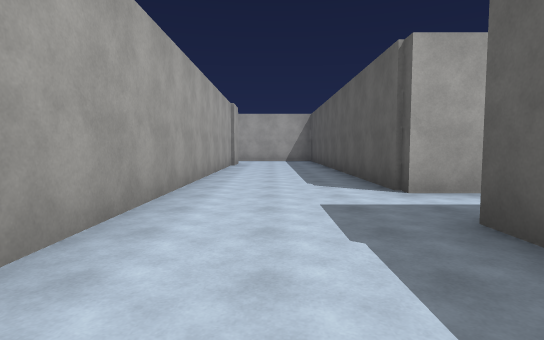
[1] (above)

18 first-person views from a walk through a Unity game level. The camera is 1.4 m above the floor, tilts 4° down and sees 80° across. The floor is counted in squares, 2.49 m on a side. Each view is taken from the middle of a square. On the plan, view 1 faces up. The plan holds only what a view shows up to about 9 squares ahead; the rest is blank. The place goes on beyond the plan. The player character is not drawn. Surface patterns are stand-ins for the level's own textures.

[2]
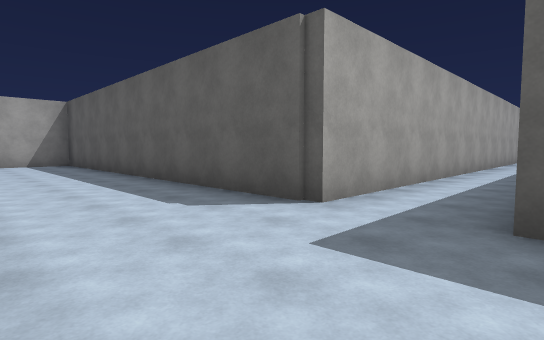

[3]
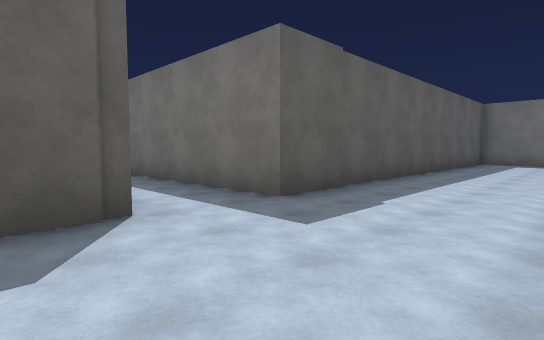

[4]
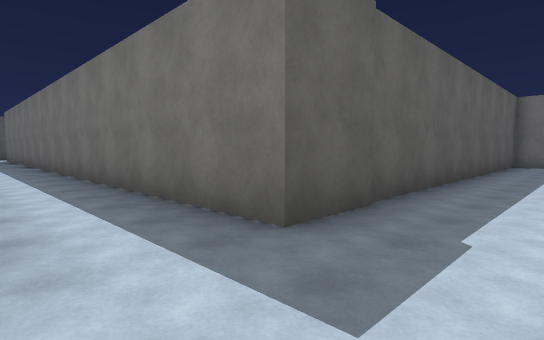

[5]
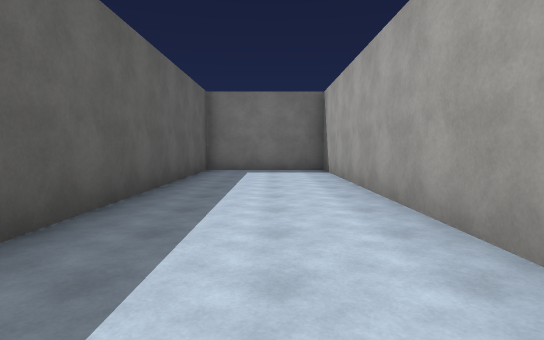

[6]
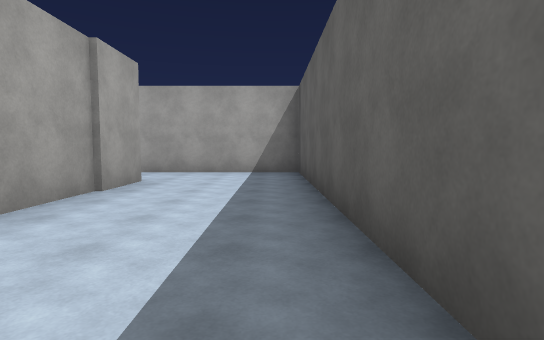

[7]
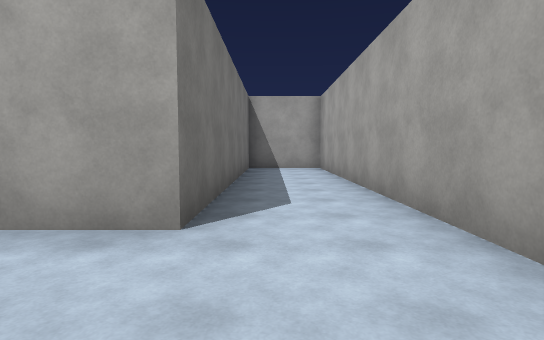

[8]
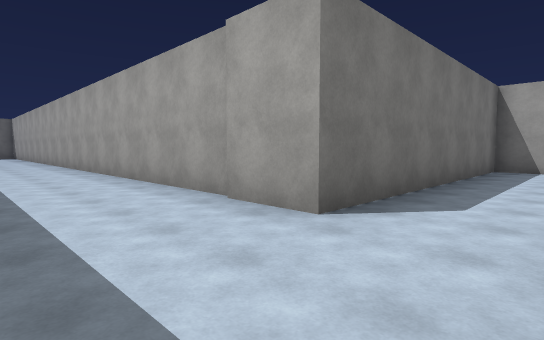

[9]
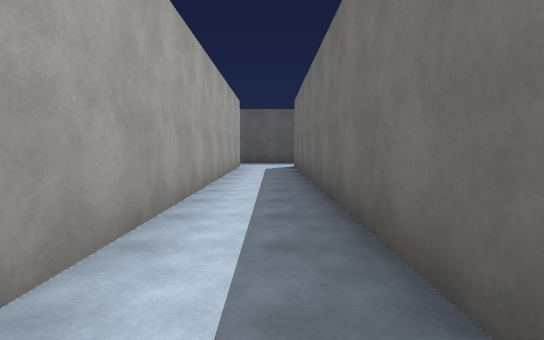

[10]
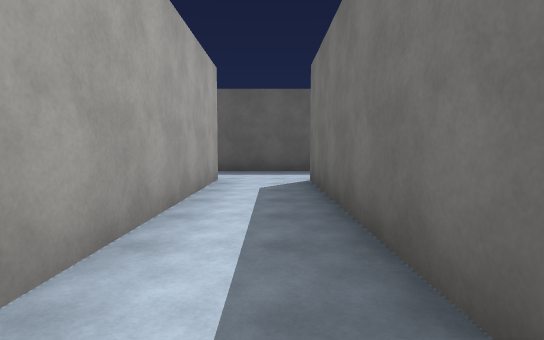

[11]
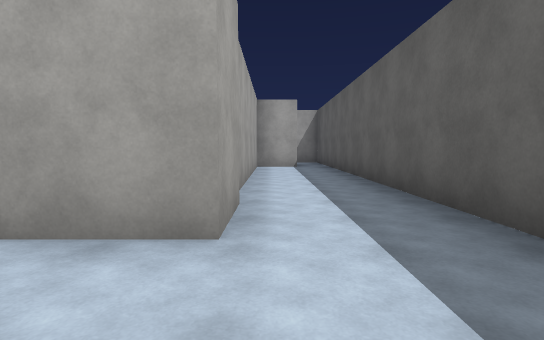

[12]
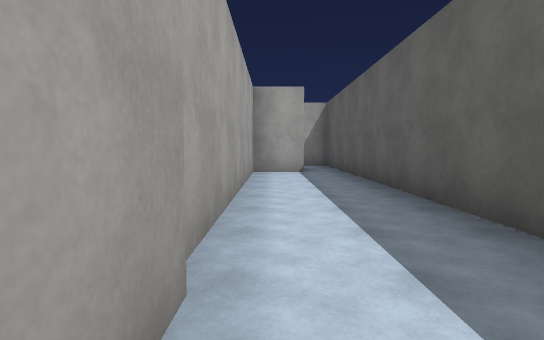

[13]
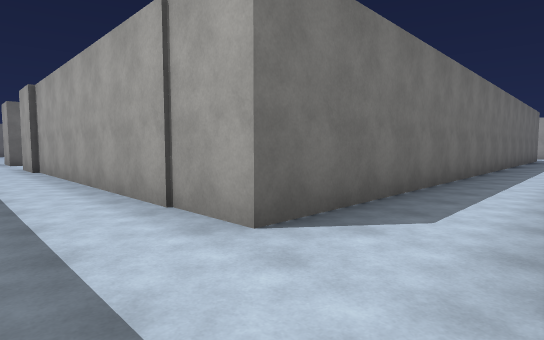

[14]
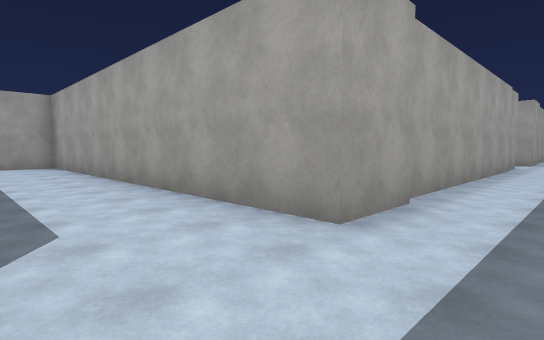

[15]
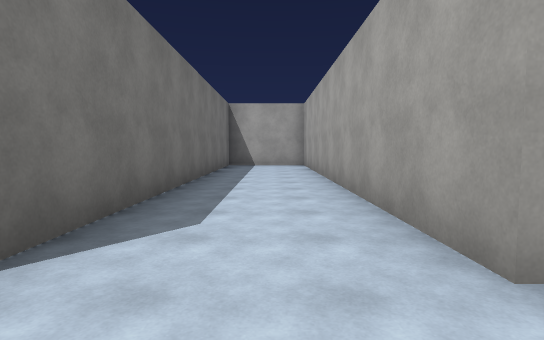

[16]
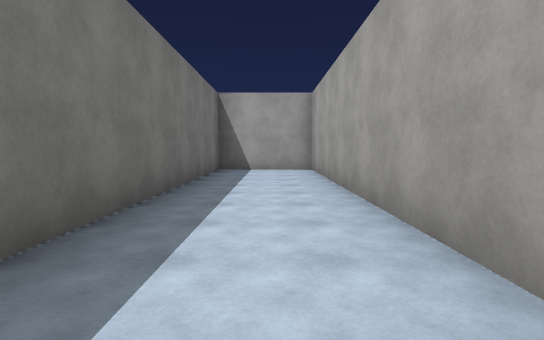

[17]
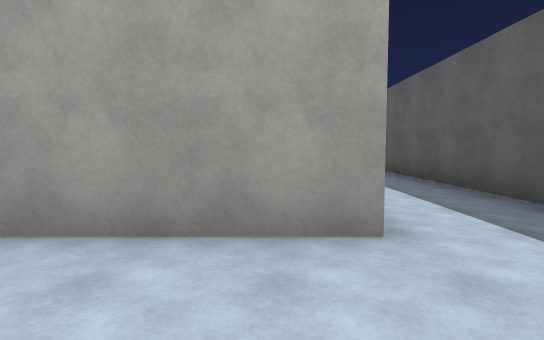

[18]
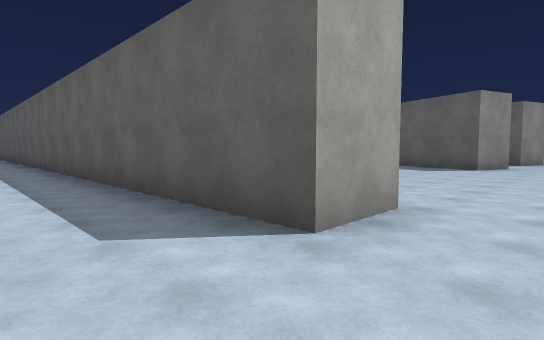

### Floor plan
Points are (right, up) in squares from view 1. A wall is a line through its corners. A room is listed if a view was taken in it or the views show most of it. See-through windows are left out.
Room 1 (views 1, 2, 3, 4, 5, 6, 7, 8, 9, 10)
walls: (-1.3, -0.5) (-1.3, -7) (1.6, -7) (1.6, 2.3) (16.7, 2.3); (16.7, 3.9) (1.6, 3.9) (1.6, 13.3) (-7.8, 13.3) (-7.8, 11.4) (-1.3, 11.4) (-1.3, 1.5)
ways out: opening at (16, 3) to room 2
Room 2 (views 11, 12, 13, 14, 15, 16, 17)
walls: (16.7, 2.3) (16.7, -6) (7.8, -6) (7.8, -8.3) (16.5, -8.3); (18.7, 2) (18.7, 11.5); (18.7, -8.5) (18.7, 0.1); (17.8, 11.4) (16.7, 11.4) (16.7, 3.9)
ways out: opening at (16, 3) to room 1; opening at (17.5, -9) to room 3; opening at (18, 12)
Room 3 (view 18)
walls: (20, -9.7) (18.7, -9.7) (18.7, -8.5); (27.2, -9.4) (26, -9) (26.5, -7.7)
ways out: opening at (17.5, -9) to room 2

Positions as (right, up) in squares from view 1, and headings:
1: (0, 0), facing up
2: (-1, 2), facing up-right
3: (-1, 5), facing down-right
4: (0, 4), facing down-right
5: (0, 1), facing down
6: (1, 6), facing up
7: (1, 12), facing left
8: (1, 13), facing down-left
9: (7, 3), facing right
10: (11, 3), facing right
11: (17, 2), facing up
12: (17, 4), facing up
13: (18, 4), facing down-left
14: (18, -8), facing up-left
15: (18, -7), facing left
16: (16, -7), facing left
17: (16, -8), facing up
18: (17, -11), facing up-right
